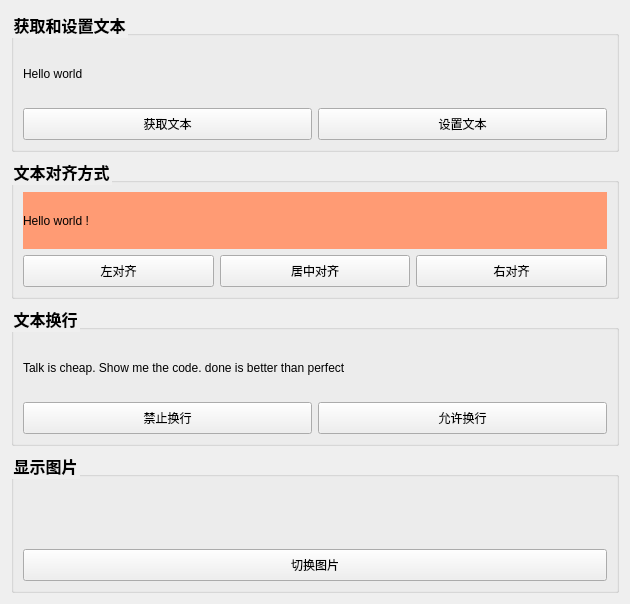
<?xml version="1.0" encoding="UTF-8"?>
<ui version="4.0">
 <class>Widget</class>
 <widget class="QWidget" name="Widget">
  <property name="geometry">
   <rect>
    <x>0</x>
    <y>0</y>
    <width>630</width>
    <height>604</height>
   </rect>
  </property>
  <property name="windowTitle">
   <string>Widget</string>
  </property>
  <property name="styleSheet">
   <string notr="true">QGroupBox { font-weight: bold; font-size:16px;}</string>
  </property>
  <layout class="QVBoxLayout" name="verticalLayout_5">
   <item>
    <widget class="QGroupBox" name="groupBox">
     <property name="styleSheet">
      <string notr="true">QGroupBox::title {
    font-size: 16px; /* 设置字体大小 */
    font-weight: bold; /* 设置字体为粗体 */
}</string>
     </property>
     <property name="title">
      <string>获取和设置文本</string>
     </property>
     <layout class="QVBoxLayout" name="verticalLayout_7">
      <item>
       <layout class="QVBoxLayout" name="verticalLayout">
        <item>
         <widget class="QLabel" name="lbTime">
          <property name="text">
           <string>Hello world</string>
          </property>
         </widget>
        </item>
        <item>
         <layout class="QHBoxLayout" name="horizontalLayout">
          <item>
           <widget class="QPushButton" name="btnGetText">
            <property name="minimumSize">
             <size>
              <width>32</width>
              <height>32</height>
             </size>
            </property>
            <property name="text">
             <string>获取文本</string>
            </property>
            <property name="iconSize">
             <size>
              <width>24</width>
              <height>24</height>
             </size>
            </property>
           </widget>
          </item>
          <item>
           <widget class="QPushButton" name="btnSetText">
            <property name="minimumSize">
             <size>
              <width>32</width>
              <height>32</height>
             </size>
            </property>
            <property name="text">
             <string>设置文本</string>
            </property>
            <property name="iconSize">
             <size>
              <width>32</width>
              <height>32</height>
             </size>
            </property>
           </widget>
          </item>
         </layout>
        </item>
       </layout>
      </item>
     </layout>
    </widget>
   </item>
   <item>
    <widget class="QGroupBox" name="groupBox_3">
     <property name="title">
      <string>文本对齐方式</string>
     </property>
     <layout class="QVBoxLayout" name="verticalLayout_6">
      <item>
       <layout class="QVBoxLayout" name="verticalLayout_4">
        <item>
         <widget class="QLabel" name="lbAlign">
          <property name="styleSheet">
           <string notr="true">background-color: rgb(255, 155, 116);
color: rgb(0, 0, 0);</string>
          </property>
          <property name="text">
           <string>Hello world !</string>
          </property>
         </widget>
        </item>
        <item>
         <layout class="QHBoxLayout" name="horizontalLayout_2">
          <item>
           <widget class="QPushButton" name="btnSetText_6">
            <property name="minimumSize">
             <size>
              <width>32</width>
              <height>32</height>
             </size>
            </property>
            <property name="text">
             <string>左对齐</string>
            </property>
           </widget>
          </item>
          <item>
           <widget class="QPushButton" name="btnGetText_6">
            <property name="minimumSize">
             <size>
              <width>32</width>
              <height>32</height>
             </size>
            </property>
            <property name="text">
             <string>居中对齐</string>
            </property>
           </widget>
          </item>
          <item>
           <widget class="QPushButton" name="btnGetText_7">
            <property name="minimumSize">
             <size>
              <width>32</width>
              <height>32</height>
             </size>
            </property>
            <property name="text">
             <string>右对齐</string>
            </property>
           </widget>
          </item>
         </layout>
        </item>
       </layout>
      </item>
     </layout>
    </widget>
   </item>
   <item>
    <widget class="QGroupBox" name="groupBox_4">
     <property name="title">
      <string>文本换行</string>
     </property>
     <layout class="QVBoxLayout" name="verticalLayout_8">
      <item>
       <layout class="QVBoxLayout" name="verticalLayout_2">
        <item>
         <widget class="QLabel" name="lbWrap">
          <property name="text">
           <string>Talk is cheap. Show me the code. done is better than perfect</string>
          </property>
         </widget>
        </item>
        <item>
         <layout class="QHBoxLayout" name="horizontalLayout_6">
          <item>
           <widget class="QPushButton" name="pushButton">
            <property name="minimumSize">
             <size>
              <width>32</width>
              <height>32</height>
             </size>
            </property>
            <property name="text">
             <string>禁止换行</string>
            </property>
           </widget>
          </item>
          <item>
           <widget class="QPushButton" name="btnEbanleWrap">
            <property name="minimumSize">
             <size>
              <width>32</width>
              <height>32</height>
             </size>
            </property>
            <property name="text">
             <string>允许换行</string>
            </property>
           </widget>
          </item>
         </layout>
        </item>
       </layout>
      </item>
     </layout>
    </widget>
   </item>
   <item>
    <widget class="QGroupBox" name="groupBox_5">
     <property name="title">
      <string>显示图片</string>
     </property>
     <layout class="QHBoxLayout" name="horizontalLayout_3">
      <item>
       <layout class="QVBoxLayout" name="verticalLayout_3">
        <item>
         <widget class="QLabel" name="lbImage">
          <property name="text">
           <string/>
          </property>
          <property name="pixmap">
           <pixmap resource="main.qrc">:/icon/mango.ico</pixmap>
          </property>
          <property name="scaledContents">
           <bool>true</bool>
          </property>
          <property name="alignment">
           <set>Qt::AlignCenter</set>
          </property>
         </widget>
        </item>
        <item>
         <widget class="QPushButton" name="btnChangeImages">
          <property name="minimumSize">
           <size>
            <width>32</width>
            <height>32</height>
           </size>
          </property>
          <property name="text">
           <string>切换图片</string>
          </property>
         </widget>
        </item>
       </layout>
      </item>
     </layout>
    </widget>
   </item>
  </layout>
 </widget>
 <resources>
  <include location="main.qrc"/>
 </resources>
 <connections/>
</ui>
